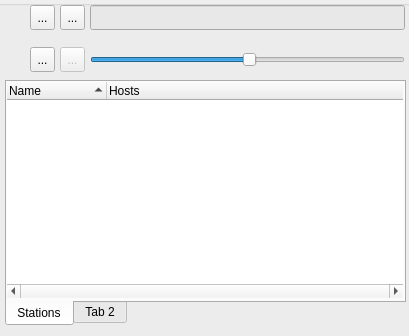
<ui version="4.0" >
 <class>MainWindow</class>
 <widget class="QMainWindow" name="MainWindow" >
  <property name="geometry" >
   <rect>
    <x>0</x>
    <y>0</y>
    <width>409</width>
    <height>336</height>
   </rect>
  </property>
  <property name="windowTitle" >
   <string>LastSoma</string>
  </property>
  <property name="windowIcon" >
   <iconset resource="lastcast.qrc" >
    <normaloff>:/ui/resources/ui/transmit_blue.png</normaloff>:/ui/resources/ui/transmit_blue.png</iconset>
  </property>
  <property name="styleSheet" >
   <string notr="true" />
  </property>
  <widget class="QWidget" name="centralwidget" >
   <widget class="QGroupBox" name="groupBox" >
    <property name="geometry" >
     <rect>
      <x>-5</x>
      <y>0</y>
      <width>440</width>
      <height>365</height>
     </rect>
    </property>
    <property name="title" >
     <string/>
    </property>
    <property name="flat" >
     <bool>false</bool>
    </property>
    <property name="checkable" >
     <bool>false</bool>
    </property>
    <widget class="QLabel" name="label_2" >
     <property name="geometry" >
      <rect>
       <x>10</x>
       <y>8</y>
       <width>16</width>
       <height>16</height>
      </rect>
     </property>
     <property name="toolTip" >
      <string>Current song playing</string>
     </property>
     <property name="text" >
      <string/>
     </property>
     <property name="pixmap" >
      <pixmap resource="lastcast.qrc" >:/ui/resources/ui/music.png</pixmap>
     </property>
     <property name="scaledContents" >
      <bool>false</bool>
     </property>
    </widget>
    <widget class="QLineEdit" name="editTitle" >
     <property name="geometry" >
      <rect>
       <x>95</x>
       <y>5</y>
       <width>315</width>
       <height>25</height>
      </rect>
     </property>
     <property name="font" >
      <font>
       <weight>75</weight>
       <bold>true</bold>
      </font>
     </property>
     <property name="toolTip" >
      <string>Current song playing</string>
     </property>
     <property name="styleSheet" >
      <string notr="true" >background-color: rgb(232, 232, 232);</string>
     </property>
     <property name="text" >
      <string/>
     </property>
     <property name="frame" >
      <bool>true</bool>
     </property>
     <property name="readOnly" >
      <bool>true</bool>
     </property>
    </widget>
    <widget class="QSlider" name="slideVolume" >
     <property name="geometry" >
      <rect>
       <x>95</x>
       <y>50</y>
       <width>315</width>
       <height>20</height>
      </rect>
     </property>
     <property name="toolTip" >
      <string>&lt;!DOCTYPE HTML PUBLIC "-//W3C//DTD HTML 4.0//EN" "http://www.w3.org/TR/REC-html40/strict.dtd">
&lt;html>&lt;head>&lt;meta name="qrichtext" content="1" />&lt;style type="text/css">
p, li { white-space: pre-wrap; }
&lt;/style>&lt;/head>&lt;body style=" font-family:'MS Shell Dlg 2'; font-size:8.25pt; font-weight:400; font-style:normal;">
&lt;p style=" margin-top:0px; margin-bottom:0px; margin-left:0px; margin-right:0px; -qt-block-indent:0; text-indent:0px;">&lt;span style=" font-size:8pt;">Volume&lt;/span>&lt;/p>&lt;/body>&lt;/html></string>
     </property>
     <property name="maximum" >
      <number>64512</number>
     </property>
     <property name="pageStep" >
      <number>8192</number>
     </property>
     <property name="value" >
      <number>32768</number>
     </property>
     <property name="orientation" >
      <enum>Qt::Horizontal</enum>
     </property>
    </widget>
    <widget class="QLabel" name="label_3" >
     <property name="geometry" >
      <rect>
       <x>10</x>
       <y>49</y>
       <width>16</width>
       <height>16</height>
      </rect>
     </property>
     <property name="text" >
      <string/>
     </property>
     <property name="pixmap" >
      <pixmap resource="lastcast.qrc" >:/ui/resources/ui/sound.png</pixmap>
     </property>
     <property name="scaledContents" >
      <bool>false</bool>
     </property>
    </widget>
    <widget class="QToolButton" name="btnPlay" >
     <property name="geometry" >
      <rect>
       <x>35</x>
       <y>47</y>
       <width>25</width>
       <height>25</height>
      </rect>
     </property>
     <property name="toolTip" >
      <string>Play</string>
     </property>
     <property name="text" >
      <string>...</string>
     </property>
     <property name="icon" >
      <iconset resource="lastcast.qrc" >
       <normaloff>:/ui/resources/ui/control_play_blue.png</normaloff>:/ui/resources/ui/control_play_blue.png</iconset>
     </property>
    </widget>
    <widget class="QToolButton" name="btnStop" >
     <property name="enabled" >
      <bool>false</bool>
     </property>
     <property name="geometry" >
      <rect>
       <x>65</x>
       <y>47</y>
       <width>25</width>
       <height>25</height>
      </rect>
     </property>
     <property name="toolTip" >
      <string>Stop</string>
     </property>
     <property name="text" >
      <string>...</string>
     </property>
     <property name="icon" >
      <iconset resource="lastcast.qrc" >
       <normaloff>:/ui/resources/ui/control_stop_blue.png</normaloff>:/ui/resources/ui/control_stop_blue.png</iconset>
     </property>
    </widget>
    <widget class="QToolButton" name="btnLove" >
     <property name="geometry" >
      <rect>
       <x>35</x>
       <y>5</y>
       <width>25</width>
       <height>25</height>
      </rect>
     </property>
     <property name="toolTip" >
      <string>Love this song</string>
     </property>
     <property name="text" >
      <string>...</string>
     </property>
     <property name="icon" >
      <iconset resource="lastcast.qrc" >
       <normaloff>:/ui/resources/ui/heart.png</normaloff>:/ui/resources/ui/heart.png</iconset>
     </property>
    </widget>
    <widget class="QToolButton" name="btnBan" >
     <property name="geometry" >
      <rect>
       <x>65</x>
       <y>5</y>
       <width>25</width>
       <height>25</height>
      </rect>
     </property>
     <property name="toolTip" >
      <string>Ban this song</string>
     </property>
     <property name="text" >
      <string>...</string>
     </property>
     <property name="icon" >
      <iconset resource="lastcast.qrc" >
       <normaloff>:/ui/resources/ui/bomb.png</normaloff>:/ui/resources/ui/bomb.png</iconset>
     </property>
    </widget>
    <widget class="QLabel" name="label_5" >
     <property name="geometry" >
      <rect>
       <x>140</x>
       <y>85</y>
       <width>16</width>
       <height>16</height>
      </rect>
     </property>
     <property name="toolTip" >
      <string>Track history</string>
     </property>
     <property name="text" >
      <string/>
     </property>
     <property name="pixmap" >
      <pixmap>:/lastsomaui/img/table.png</pixmap>
     </property>
     <property name="scaledContents" >
      <bool>false</bool>
     </property>
    </widget>
    <widget class="QTabWidget" name="tab_3" >
     <property name="geometry" >
      <rect>
       <x>10</x>
       <y>80</y>
       <width>401</width>
       <height>246</height>
      </rect>
     </property>
     <property name="tabPosition" >
      <enum>QTabWidget::South</enum>
     </property>
     <property name="currentIndex" >
      <number>0</number>
     </property>
     <widget class="QWidget" name="tab" >
      <attribute name="title" >
       <string>Stations</string>
      </attribute>
      <attribute name="icon" >
       <iconset resource="lastcast.qrc" >
        <normaloff>:/ui/resources/ui/transmit.png</normaloff>:/ui/resources/ui/transmit.png</iconset>
      </attribute>
      <widget class="QTreeWidget" name="treeStations" >
       <property name="geometry" >
        <rect>
         <x>0</x>
         <y>0</y>
         <width>396</width>
         <height>216</height>
        </rect>
       </property>
       <property name="frameShape" >
        <enum>QFrame::NoFrame</enum>
       </property>
       <property name="horizontalScrollBarPolicy" >
        <enum>Qt::ScrollBarAlwaysOn</enum>
       </property>
       <property name="rootIsDecorated" >
        <bool>false</bool>
       </property>
       <property name="sortingEnabled" >
        <bool>true</bool>
       </property>
       <column>
        <property name="text" >
         <string>Name</string>
        </property>
       </column>
       <column>
        <property name="text" >
         <string>Hosts</string>
        </property>
       </column>
      </widget>
     </widget>
     <widget class="QWidget" name="tab_2" >
      <attribute name="title" >
       <string>Tab 2</string>
      </attribute>
      <widget class="QTreeWidget" name="treeTrackHistory" >
       <property name="geometry" >
        <rect>
         <x>10</x>
         <y>5</y>
         <width>396</width>
         <height>121</height>
        </rect>
       </property>
       <property name="toolTip" >
        <string>&lt;!DOCTYPE HTML PUBLIC "-//W3C//DTD HTML 4.0//EN" "http://www.w3.org/TR/REC-html40/strict.dtd">
&lt;html>&lt;head>&lt;meta name="qrichtext" content="1" />&lt;style type="text/css">
p, li { white-space: pre-wrap; }
&lt;/style>&lt;/head>&lt;body style=" font-family:'Tahoma'; font-size:8.25pt; font-weight:400; font-style:normal;">
&lt;p style=" margin-top:0px; margin-bottom:0px; margin-left:0px; margin-right:0px; -qt-block-indent:0; text-indent:0px;">&lt;span style=" font-size:8pt;">Track history&lt;/span>&lt;/p>&lt;/body>&lt;/html></string>
       </property>
       <property name="alternatingRowColors" >
        <bool>true</bool>
       </property>
       <property name="rootIsDecorated" >
        <bool>false</bool>
       </property>
       <property name="sortingEnabled" >
        <bool>false</bool>
       </property>
       <column>
        <property name="text" >
         <string>Date/time</string>
        </property>
       </column>
       <column>
        <property name="text" >
         <string>Station</string>
        </property>
       </column>
       <column>
        <property name="text" >
         <string>Track</string>
        </property>
       </column>
      </widget>
     </widget>
    </widget>
   </widget>
  </widget>
  <action name="actionGeneral_settings" >
   <property name="icon" >
    <iconset>
     <normaloff>../../lastsoma/img/cog.png</normaloff>../../lastsoma/img/cog.png</iconset>
   </property>
   <property name="text" >
    <string>General Settings</string>
   </property>
  </action>
  <action name="actionLast_fm_settings" >
   <property name="icon" >
    <iconset>
     <normaloff>../../lastsoma/img/wrench.png</normaloff>../../lastsoma/img/wrench.png</iconset>
   </property>
   <property name="text" >
    <string>Last.fm Settings</string>
   </property>
  </action>
  <action name="actionLastsoma_help" >
   <property name="icon" >
    <iconset>
     <normaloff>../../lastsoma/img/book_open.png</normaloff>../../lastsoma/img/book_open.png</iconset>
   </property>
   <property name="text" >
    <string>Lastsoma help</string>
   </property>
  </action>
  <action name="actionAbout" >
   <property name="icon" >
    <iconset>
     <normaloff>../../lastsoma/img/information.png</normaloff>../../lastsoma/img/information.png</iconset>
   </property>
   <property name="text" >
    <string>About</string>
   </property>
  </action>
  <action name="actionSomafm_Log" >
   <property name="text" >
    <string>Somafm Log</string>
   </property>
  </action>
  <action name="actionLast_fm_Log" >
   <property name="text" >
    <string>Last.fm Log</string>
   </property>
  </action>
  <action name="actionDebug_Log" >
   <property name="text" >
    <string>Debug Log</string>
   </property>
  </action>
 </widget>
 <tabstops>
  <tabstop>editTitle</tabstop>
  <tabstop>btnLove</tabstop>
  <tabstop>btnBan</tabstop>
  <tabstop>btnPlay</tabstop>
  <tabstop>btnStop</tabstop>
  <tabstop>slideVolume</tabstop>
 </tabstops>
 <resources>
  <include location="lastcast.qrc" />
 </resources>
 <connections>
  <connection>
   <sender>btnPlay</sender>
   <signal>clicked()</signal>
   <receiver>MainWindow</receiver>
   <slot>play()</slot>
   <hints>
    <hint type="sourcelabel" >
     <x>187</x>
     <y>140</y>
    </hint>
    <hint type="destinationlabel" >
     <x>187</x>
     <y>191</y>
    </hint>
   </hints>
  </connection>
  <connection>
   <sender>btnBan</sender>
   <signal>clicked()</signal>
   <receiver>MainWindow</receiver>
   <slot>songBanned()</slot>
   <hints>
    <hint type="sourcelabel" >
     <x>395</x>
     <y>94</y>
    </hint>
    <hint type="destinationlabel" >
     <x>394</x>
     <y>185</y>
    </hint>
   </hints>
  </connection>
  <connection>
   <sender>slideVolume</sender>
   <signal>valueChanged(int)</signal>
   <receiver>MainWindow</receiver>
   <slot>volumeChanged(int)</slot>
   <hints>
    <hint type="sourcelabel" >
     <x>250</x>
     <y>141</y>
    </hint>
    <hint type="destinationlabel" >
     <x>252</x>
     <y>190</y>
    </hint>
   </hints>
  </connection>
  <connection>
   <sender>btnLove</sender>
   <signal>clicked()</signal>
   <receiver>MainWindow</receiver>
   <slot>songLoved()</slot>
   <hints>
    <hint type="sourcelabel" >
     <x>362</x>
     <y>96</y>
    </hint>
    <hint type="destinationlabel" >
     <x>361</x>
     <y>185</y>
    </hint>
   </hints>
  </connection>
  <connection>
   <sender>btnStop</sender>
   <signal>clicked()</signal>
   <receiver>MainWindow</receiver>
   <slot>stop()</slot>
   <hints>
    <hint type="sourcelabel" >
     <x>213</x>
     <y>138</y>
    </hint>
    <hint type="destinationlabel" >
     <x>212</x>
     <y>192</y>
    </hint>
   </hints>
  </connection>
  <connection>
   <sender>treeStations</sender>
   <signal>itemDoubleClicked(QTreeWidgetItem*,int)</signal>
   <receiver>MainWindow</receiver>
   <slot>selectStream()</slot>
   <hints>
    <hint type="sourcelabel" >
     <x>90</x>
     <y>173</y>
    </hint>
    <hint type="destinationlabel" >
     <x>-14</x>
     <y>159</y>
    </hint>
   </hints>
  </connection>
 </connections>
 <designerdata>
  <property name="gridDeltaX" >
   <number>5</number>
  </property>
  <property name="gridDeltaY" >
   <number>5</number>
  </property>
  <property name="gridSnapX" >
   <bool>true</bool>
  </property>
  <property name="gridSnapY" >
   <bool>true</bool>
  </property>
  <property name="gridVisible" >
   <bool>true</bool>
  </property>
 </designerdata>
 <slots>
  <slot>selectStream()</slot>
  <slot>songLoved()</slot>
  <slot>songBanned()</slot>
  <slot>play()</slot>
  <slot>stop()</slot>
  <slot>volumeChanged(int)</slot>
 </slots>
</ui>
